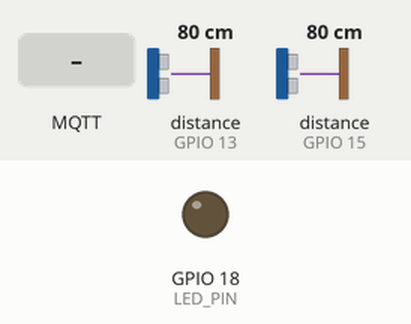
Simulated run of this sketch. Board: ESP32. Parts: output pins drawn as LEDs (lit = HIGH). Wiring (inferred from the names in the program): 2 × ultrasonic range finder: trigger GPIO 12, echo GPIO 13 / trigger GPIO 14, echo GPIO 15. Inputs (shaded band) come from the test bench; at power-on: distance to the obstacle (sensors on GPIO 13, GPIO 15) 80 cm. The echo pulse lasts 58.3 µs per cm; WiFi joins after 1.5 s; servers stay silent unless stated; random numbers use the default seed unless the sketch sets one; no MQTT or app messages arrive unless stated; not simulated (calls return 0 or success): env.h; names the files do not define were given values by the test bench: BROKER_PORT = 1883; pins used as bus, display or sensor lines are not drawn; what the sketch prints to the serial monitor is not drawn.

Above: at 2.7 s.
2.8 s: MQTT message "Acender" arrives on the first subscribed topic
At 3.7 s:
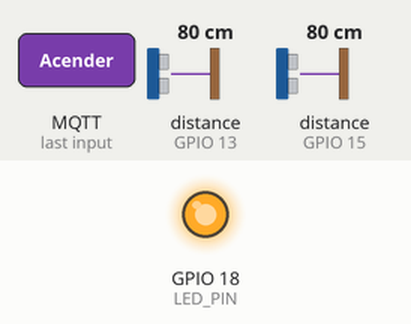
4.3 s: MQTT message "Apagar" arrives on the first subscribed topic
At 5.6 s:
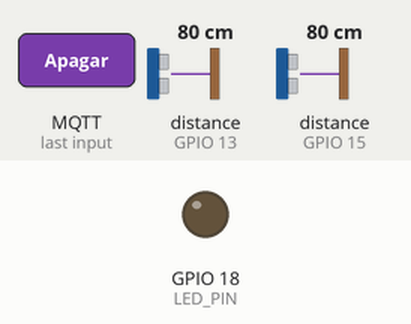
Timing chart, 0 to 7.3 s (numbered marks = the images above; inputs shaded):
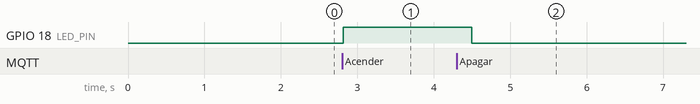

The sketch:

S2.ino
```cpp
#include <WiFi.h>
#include <WiFiClientSecure.h>
#include <PubSubClient.h>
#include "env.h"

WiFiClientSecure wifi_client;
PubSubClient mqtt(wifi_client);

const int trig_1 = 12;
const int echo_1 = 13;
const int trig_2 = 14;
const int echo_2 = 15;
const byte LED_PIN = 18;

void setup() {
  Serial.begin(115200);

  wifi_client.setInsecure();

  pinMode(LED_PIN, OUTPUT);
  digitalWrite(LED_PIN, LOW);

  pinMode(trig_1, OUTPUT);
  pinMode(echo_1, INPUT);

  pinMode(trig_2, OUTPUT);
  pinMode(echo_2, INPUT);

  Serial.println("Conectando ao WiFi...");
  WiFi.begin(WIFI_SSID, WIFI_PASS);

  while (WiFi.status() != WL_CONNECTED) {
    Serial.print(".");
    delay(300);
  }

  Serial.println("\nWiFi conectado!");

  mqtt.setServer(BROKER_URL, BROKER_PORT);
  mqtt.setCallback(callback);

  conectarMQTT();
}

void loop() {
  if (!mqtt.connected()) {
    conectarMQTT();
  }

  mqtt.loop();

  long dist_1 = lerDistancia(trig_1, echo_1);
  if (dist_1 > 0 && dist_1 < 10) {
    mqtt.publish(TOPICO_ULTRASSONICO1, "Presente");
  }

  long dist_2 = lerDistancia(trig_2, echo_2);
  if (dist_2 > 0 && dist_2 < 10) {
    mqtt.publish(TOPICO_ULTRASSONICO2, "Presente");
  }

  delay(200);
}

long lerDistancia(byte trig_pin, byte echo_pin) {
  digitalWrite(trig_pin, LOW);
  delayMicroseconds(2);
  digitalWrite(trig_pin, HIGH);
  delayMicroseconds(10);
  digitalWrite(trig_pin, LOW);

  long duracao = pulseIn(echo_pin, HIGH, 30000);

  if (duracao == 0) return -1;

  long distancia = duracao * 0.034 / 2;
  return distancia;
}

void callback(char* topic, byte* payload, unsigned int length) {
  String mensagem = "";
  for (int i = 0; i < length; i++) {
    mensagem += (char)payload[i];
  }

  Serial.print("TOPICO: ");
  Serial.println(topic);

  Serial.print("Mensagem: ");
  Serial.println(mensagem);

  if (String(topic) == TOPICO_LED_S2) {
    if (mensagem == "Acender") {
      digitalWrite(LED_PIN, HIGH);
    } else if (mensagem == "Apagar") {
      digitalWrite(LED_PIN, LOW);
    }
  }
}

void conectarMQTT() {
  Serial.print("Conectando ao Broker MQTT...");

  String clientID = "S2_" + String(random(0xffff), HEX);

  while (!mqtt.connected()) {
    if (mqtt.connect(clientID.c_str(), BROKER_USER, BROKER_PASS)) {
      Serial.println("\nConectado ao Broker!");
      mqtt.subscribe(TOPICO_LED_S2);

    } else {
      Serial.print(".");
      delay(500);
    }
  }
}
```

Measured:
- after the input at 2.8 s, GPIO 18 (LED_PIN): LOW → HIGH at once
- after the input at 4.3 s, GPIO 18 (LED_PIN): HIGH → LOW after 0.20 s
